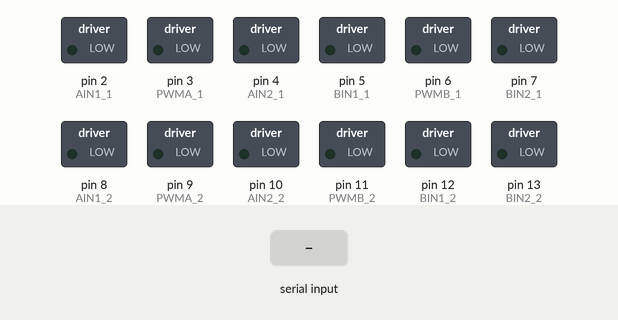
Recording of a sketch running on a simulated Arduino Uno, built with avr-gcc and run on an emulated ATmega328P. Shown: switched loads named in the sketch (green lamp = pin HIGH). Inputs (shaded band) come from the test bench.

Above: at 1.2 s.
1.3 s: "1" received over Serial
At 2.5 s:
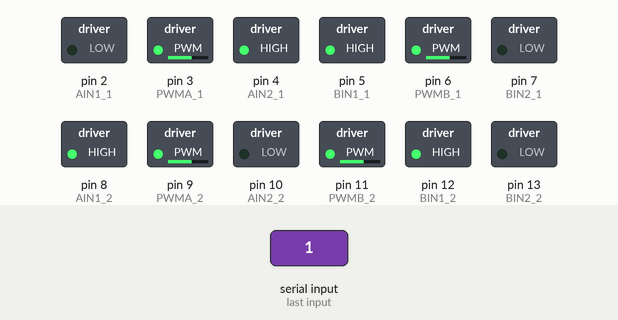
2.8 s: "2" received over Serial
At 3.7 s:
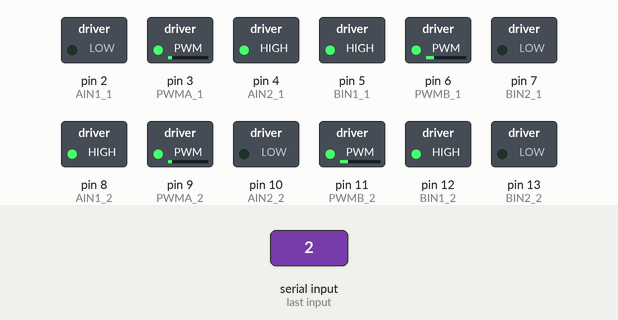
4.3 s: "4" received over Serial
At 4.8 s:
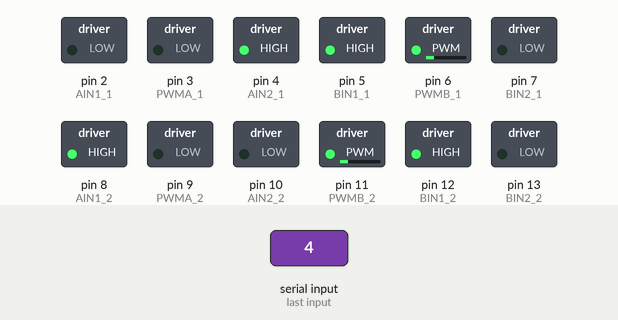
5.8 s: "5" received over Serial
At 7.0 s:
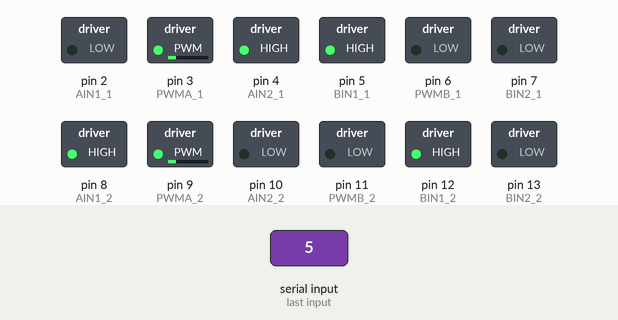
7.3 s: "6" received over Serial
At 8.3 s:
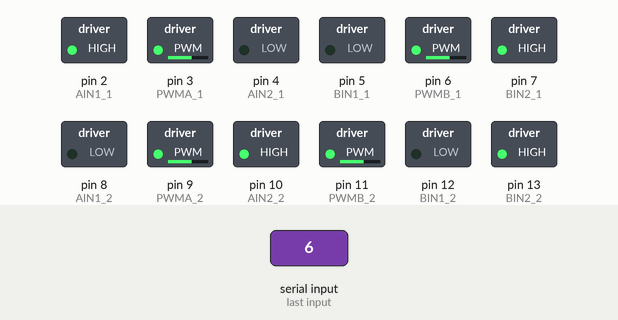
Timing chart, 0 to 9.8 s (numbered marks = the images above; inputs shaded):
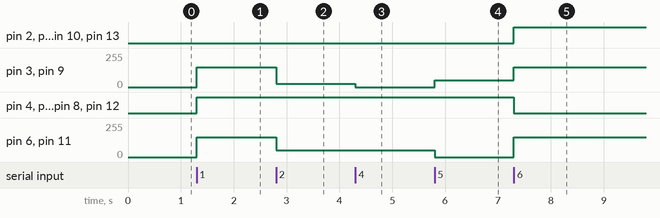

Measured:
- after the input at 1.3 s, pin 3 (PWMA_1), pin 6 (PWMB_1), pin 9 (PWMA_2), pin 11 (PWMB_2): 0/255 → 150/255 at once; pin 4 (AIN2_1), pin 5 (BIN1_1), pin 8 (AIN1_2), pin 12 (BIN1_2): LOW → HIGH at once
- after the input at 2.8 s, pin 3 (PWMA_1), pin 9 (PWMA_2): 150/255 → 25/255 at once; pin 6 (PWMB_1), pin 11 (PWMB_2): 150/255 → 50/255 at once
- after the input at 4.3 s, pin 3 (PWMA_1), pin 9 (PWMA_2): 25/255 → 0/255 at once
- after the input at 5.8 s, pin 3 (PWMA_1), pin 9 (PWMA_2): 0/255 → 50/255 at once; pin 6 (PWMB_1), pin 11 (PWMB_2): 50/255 → 0/255 at once
- after the input at 7.3 s, pin 2 (AIN1_1), pin 7 (BIN2_1), pin 10 (AIN2_2), pin 13 (BIN2_2): LOW → HIGH at once; pin 3 (PWMA_1), pin 9 (PWMA_2): 50/255 → 150/255 at once; pin 4 (AIN2_1), pin 5 (BIN1_1), pin 8 (AIN1_2), pin 12 (BIN1_2): HIGH → LOW at once; pin 6 (PWMB_1), pin 11 (PWMB_2): 0/255 → 150/255 at once

The sketch:

small_rover.ino
```cpp
#include <DHT.h>
#include <DHT_U.h>
#include "DHT.h" //ライブラリインクルード
#define DHT_Pin 15 //DHT11のDATAピンを定義
#define DHT_Type DHT11 //センサの型番定義　DHT11,DHT22など

DHT dht(DHT_Pin, DHT_Type); //センサ初期化

/* 計測値設定 */
float humidity = 0.0f; //湿度
float tempC = 0.0f; //摂氏温度

int TRIG = 16;
int ECHO = 17;

double duration = 0;
double distance = 0;


int data = 0;

const int PWMA_1 = 3;     // Front Motor (left)
const int AIN1_1 = 2;
const int AIN2_1 = 4;
                        // Front  Motor (right)
const int PWMB_1 = 6;
const int BIN1_1 = 5;
const int BIN2_1 = 7;

const int PWMA_2 = 9;     // Rear Motor (left)
const int AIN1_2 = 8;
const int AIN2_2 = 10;
                        // Rear  Motor (right)
const int PWMB_2 = 11;
const int BIN1_2 = 12;
const int BIN2_2 = 13;

void setup()
{
                        // Front Motor (left) : set all pins as output
  pinMode(AIN1_1, OUTPUT);
  pinMode(AIN2_1, OUTPUT);
  pinMode(PWMA_1, OUTPUT);

                        // Front Motor (right) : set all pins as output
  pinMode(BIN1_1, OUTPUT);
  pinMode(BIN2_1, OUTPUT);
  pinMode(PWMB_1, OUTPUT);
                        // Rear Motor (left) : set all pins as output
  pinMode(AIN1_2, OUTPUT);
  pinMode(AIN2_2, OUTPUT);
  pinMode(PWMA_2, OUTPUT);

                        // Rear Motor (right) : set all pins as output
  pinMode(BIN1_2, OUTPUT);
  pinMode(BIN2_2, OUTPUT);
  pinMode(PWMB_2, OUTPUT);

  pinMode(ECHO, INPUT);
  pinMode(TRIG, OUTPUT);

  Serial.begin(9600);
  dht.begin(); //温湿度センサー開始
}

void loop() {
  if (Serial.available() > 0) {
    data = Serial.read();//シリアル通信で受け取ったデータを読み込む
  }
    if (data == '0') { //停止
    digitalWrite(AIN1_1, LOW);
    digitalWrite(AIN2_1, LOW);
    analogWrite(PWMA_1, 0);

    digitalWrite(BIN1_1, LOW);
    digitalWrite(BIN2_1, LOW);
    analogWrite(PWMB_1, 0);

    digitalWrite(AIN1_2, LOW);
    digitalWrite(AIN2_2, LOW);
    analogWrite(PWMA_2, 0);

    digitalWrite(BIN1_2, LOW);
    digitalWrite(BIN2_2, LOW);
    analogWrite(PWMB_2, 0);

  } else if (data == '1') {//前進
    digitalWrite(AIN1_1, LOW);
    digitalWrite(AIN2_1, HIGH);
    analogWrite(PWMA_1, 150);

    digitalWrite(BIN1_1, HIGH);
    digitalWrite(BIN2_1, LOW);
    analogWrite(PWMB_1, 150);

    digitalWrite(AIN1_2, HIGH);
    digitalWrite(AIN2_2, LOW);
    analogWrite(PWMA_2, 150);

    digitalWrite(BIN1_2, HIGH);
    digitalWrite(BIN2_2, LOW);
    analogWrite(PWMB_2, 150);

  } else if (data == '2') {//旋回(左前)
    digitalWrite(AIN1_1, LOW);
    digitalWrite(AIN2_1, HIGH);
    analogWrite(PWMA_1, 25);

    digitalWrite(BIN1_1, HIGH);
    digitalWrite(BIN2_1, LOW);
    analogWrite(PWMB_1, 50);

    digitalWrite(AIN1_2, HIGH);
    digitalWrite(AIN2_2, LOW);
    analogWrite(PWMA_2, 25);

    digitalWrite(BIN1_2, HIGH);
    digitalWrite(BIN2_2, LOW);
    analogWrite(PWMB_2, 50);

  } else if (data == '3') {//旋回(右前)
    digitalWrite(AIN1_1, LOW);
    digitalWrite(AIN2_1, HIGH);
    analogWrite(PWMA_1, 50);

    digitalWrite(BIN1_1, HIGH);
    digitalWrite(BIN2_1, LOW);
    analogWrite(PWMB_1, 25);

    digitalWrite(AIN1_2, HIGH);
    digitalWrite(AIN2_2, LOW);
    analogWrite(PWMA_2, 50);

    digitalWrite(BIN1_2, HIGH);
    digitalWrite(BIN2_2, LOW);
    analogWrite(PWMB_2, 25);

  } else if (data == '4') {//左回転
    digitalWrite(AIN1_1, LOW);
    digitalWrite(AIN2_1, HIGH);
    analogWrite(PWMA_1, 0);

    digitalWrite(BIN1_1, HIGH);
    digitalWrite(BIN2_1, LOW);
    analogWrite(PWMB_1, 50);

    digitalWrite(AIN1_2, HIGH);
    digitalWrite(AIN2_2, LOW);
    analogWrite(PWMA_2, 0);

    digitalWrite(BIN1_2, HIGH);
    digitalWrite(BIN2_2, LOW);
    analogWrite(PWMB_2, 50);

  } else if (data == '5') {//右回転
    digitalWrite(AIN1_1, LOW);
    digitalWrite(AIN2_1, HIGH);
    analogWrite(PWMA_1, 50);

    digitalWrite(BIN1_1, HIGH);
    digitalWrite(BIN2_1, LOW);
    analogWrite(PWMB_1, 0);

    digitalWrite(AIN1_2, HIGH);
    digitalWrite(AIN2_2, LOW);
    analogWrite(PWMA_2, 50);

    digitalWrite(BIN1_2, HIGH);
    digitalWrite(BIN2_2, LOW);
    analogWrite(PWMB_2, 0);

  } else if (data == '6') {//後退
    digitalWrite(AIN1_1, HIGH);
    digitalWrite(AIN2_1, LOW);
    analogWrite(PWMA_1, 150);

    digitalWrite(BIN1_1, LOW);
    digitalWrite(BIN2_1, HIGH);
    analogWrite(PWMB_1, 150);

    digitalWrite(AIN1_2, LOW);
    digitalWrite(AIN2_2, HIGH);
    analogWrite(PWMA_2, 150);

    digitalWrite(BIN1_2, LOW);
    digitalWrite(BIN2_2, HIGH);
    analogWrite(PWMB_2, 150);
  }
}
```
